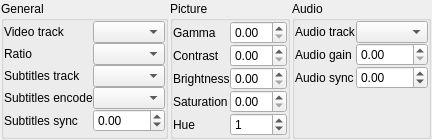
               <widget class="QWidget" name="mediaSettingsWidget" native="true">
                <layout class="QHBoxLayout" name="horizontalLayout_7">
                 <property name="spacing">
                  <number>0</number>
                 </property>
                 <property name="margin">
                  <number>0</number>
                 </property>
                 <item>
                  <widget class="QFrame" name="frame">
                   <property name="frameShape">
                    <enum>QFrame::NoFrame</enum>
                   </property>
                   <property name="frameShadow">
                    <enum>QFrame::Raised</enum>
                   </property>
                   <layout class="QVBoxLayout" name="verticalLayout_10">
                    <property name="spacing">
                     <number>0</number>
                    </property>
                    <property name="margin">
                     <number>1</number>
                    </property>
                    <item>
                     <widget class="QGroupBox" name="groupBox_3">
                      <property name="sizePolicy">
                       <sizepolicy hsizetype="Expanding" vsizetype="Expanding">
                        <horstretch>0</horstretch>
                        <verstretch>0</verstretch>
                       </sizepolicy>
                      </property>
                      <property name="autoFillBackground">
                       <bool>false</bool>
                      </property>
                      <property name="title">
                       <string>General</string>
                      </property>
                      <layout class="QVBoxLayout" name="verticalLayout_11">
                       <property name="spacing">
                        <number>0</number>
                       </property>
                       <property name="margin">
                        <number>0</number>
                       </property>
                       <item>
                        <layout class="QFormLayout" name="formLayout_4">
                         <property name="fieldGrowthPolicy">
                          <enum>QFormLayout::AllNonFixedFieldsGrow</enum>
                         </property>
                         <property name="formAlignment">
                          <set>Qt::AlignHCenter|Qt::AlignTop</set>
                         </property>
                         <property name="horizontalSpacing">
                          <number>0</number>
                         </property>
                         <property name="verticalSpacing">
                          <number>0</number>
                         </property>
                         <item row="1" column="0">
                          <widget class="QLabel" name="videoTrackLabel">
                           <property name="text">
                            <string>Video track</string>
                           </property>
                          </widget>
                         </item>
                         <item row="1" column="1">
                          <widget class="QComboBox" name="videoTrackComboBox">
                           <property name="sizePolicy">
                            <sizepolicy hsizetype="Expanding" vsizetype="Fixed">
                             <horstretch>0</horstretch>
                             <verstretch>0</verstretch>
                            </sizepolicy>
                           </property>
                          </widget>
                         </item>
                         <item row="4" column="0">
                          <widget class="QLabel" name="ratioLabel">
                           <property name="text">
                            <string>Ratio</string>
                           </property>
                          </widget>
                         </item>
                         <item row="4" column="1">
                          <widget class="QComboBox" name="ratioComboBox">
                           <property name="sizePolicy">
                            <sizepolicy hsizetype="Expanding" vsizetype="Fixed">
                             <horstretch>0</horstretch>
                             <verstretch>0</verstretch>
                            </sizepolicy>
                           </property>
                          </widget>
                         </item>
                         <item row="7" column="1">
                          <widget class="QComboBox" name="subtitlesTrackComboBox">
                           <property name="sizePolicy">
                            <sizepolicy hsizetype="Expanding" vsizetype="Fixed">
                             <horstretch>0</horstretch>
                             <verstretch>0</verstretch>
                            </sizepolicy>
                           </property>
                          </widget>
                         </item>
                         <item row="7" column="0">
                          <widget class="QLabel" name="subtitlesTrackLabel">
                           <property name="text">
                            <string>Subtitles track</string>
                           </property>
                          </widget>
                         </item>
                         <item row="10" column="1">
                          <widget class="QDoubleSpinBox" name="subtitlesSyncSpinBox">
                           <property name="sizePolicy">
                            <sizepolicy hsizetype="Expanding" vsizetype="Fixed">
                             <horstretch>0</horstretch>
                             <verstretch>0</verstretch>
                            </sizepolicy>
                           </property>
                           <property name="minimum">
                            <double>-99.900000000000006</double>
                           </property>
                          </widget>
                         </item>
                         <item row="10" column="0">
                          <widget class="QLabel" name="subtitlesSyncLabel">
                           <property name="text">
                            <string>Subtitles sync</string>
                           </property>
                          </widget>
                         </item>
                         <item row="9" column="1">
                          <widget class="QComboBox" name="subtitlesEncodecomboBox"/>
                         </item>
                         <item row="9" column="0">
                          <widget class="QLabel" name="label_SubtiltesEncode">
                           <property name="text">
                            <string>Subtitles encode</string>
                           </property>
                          </widget>
                         </item>
                        </layout>
                       </item>
                      </layout>
                     </widget>
                    </item>
                   </layout>
                  </widget>
                 </item>
                 <item>
                  <widget class="QFrame" name="frame_2">
                   <property name="frameShape">
                    <enum>QFrame::NoFrame</enum>
                   </property>
                   <property name="frameShadow">
                    <enum>QFrame::Raised</enum>
                   </property>
                   <layout class="QVBoxLayout" name="verticalLayout_12">
                    <property name="spacing">
                     <number>0</number>
                    </property>
                    <property name="margin">
                     <number>1</number>
                    </property>
                    <item>
                     <widget class="QGroupBox" name="groupBox_4">
                      <property name="sizePolicy">
                       <sizepolicy hsizetype="Expanding" vsizetype="Expanding">
                        <horstretch>0</horstretch>
                        <verstretch>0</verstretch>
                       </sizepolicy>
                      </property>
                      <property name="title">
                       <string>Picture</string>
                      </property>
                      <layout class="QVBoxLayout" name="verticalLayout_13" stretch="0">
                       <property name="spacing">
                        <number>0</number>
                       </property>
                       <property name="margin">
                        <number>0</number>
                       </property>
                       <item>
                        <layout class="QFormLayout" name="formLayout">
                         <property name="formAlignment">
                          <set>Qt::AlignHCenter|Qt::AlignTop</set>
                         </property>
                         <property name="horizontalSpacing">
                          <number>0</number>
                         </property>
                         <property name="verticalSpacing">
                          <number>0</number>
                         </property>
                         <item row="0" column="0">
                          <widget class="QLabel" name="gammaLabel">
                           <property name="text">
                            <string>Gamma</string>
                           </property>
                          </widget>
                         </item>
                         <item row="2" column="0">
                          <widget class="QLabel" name="brightnessLabel">
                           <property name="text">
                            <string>Brightness</string>
                           </property>
                          </widget>
                         </item>
                         <item row="3" column="0">
                          <widget class="QLabel" name="saturationLabel">
                           <property name="text">
                            <string>Saturation</string>
                           </property>
                          </widget>
                         </item>
                         <item row="4" column="0">
                          <widget class="QLabel" name="hueLabel">
                           <property name="text">
                            <string>Hue</string>
                           </property>
                          </widget>
                         </item>
                         <item row="4" column="1">
                          <widget class="QSpinBox" name="hueSpinBox">
                           <property name="sizePolicy">
                            <sizepolicy hsizetype="Expanding" vsizetype="Fixed">
                             <horstretch>0</horstretch>
                             <verstretch>0</verstretch>
                            </sizepolicy>
                           </property>
                           <property name="minimum">
                            <number>0</number>
                           </property>
                           <property name="maximum">
                            <number>20</number>
                           </property>
                           <property name="value">
                            <number>1</number>
                           </property>
                          </widget>
                         </item>
                         <item row="0" column="1">
                          <widget class="QDoubleSpinBox" name="gammaSpinBox">
                           <property name="sizePolicy">
                            <sizepolicy hsizetype="Expanding" vsizetype="Fixed">
                             <horstretch>0</horstretch>
                             <verstretch>0</verstretch>
                            </sizepolicy>
                           </property>
                           <property name="maximum">
                            <double>10.000000000000000</double>
                           </property>
                           <property name="singleStep">
                            <double>0.100000000000000</double>
                           </property>
                          </widget>
                         </item>
                         <item row="1" column="1">
                          <widget class="QDoubleSpinBox" name="contrastSpinBox">
                           <property name="sizePolicy">
                            <sizepolicy hsizetype="Expanding" vsizetype="Fixed">
                             <horstretch>0</horstretch>
                             <verstretch>0</verstretch>
                            </sizepolicy>
                           </property>
                           <property name="maximum">
                            <double>2.000000000000000</double>
                           </property>
                           <property name="singleStep">
                            <double>0.100000000000000</double>
                           </property>
                          </widget>
                         </item>
                         <item row="2" column="1">
                          <widget class="QDoubleSpinBox" name="brightnessSpinBox">
                           <property name="sizePolicy">
                            <sizepolicy hsizetype="Expanding" vsizetype="Fixed">
                             <horstretch>0</horstretch>
                             <verstretch>0</verstretch>
                            </sizepolicy>
                           </property>
                           <property name="maximum">
                            <double>2.000000000000000</double>
                           </property>
                           <property name="singleStep">
                            <double>0.100000000000000</double>
                           </property>
                          </widget>
                         </item>
                         <item row="3" column="1">
                          <widget class="QDoubleSpinBox" name="saturationSpinBox">
                           <property name="sizePolicy">
                            <sizepolicy hsizetype="Expanding" vsizetype="Fixed">
                             <horstretch>0</horstretch>
                             <verstretch>0</verstretch>
                            </sizepolicy>
                           </property>
                           <property name="maximum">
                            <double>3.000000000000000</double>
                           </property>
                           <property name="singleStep">
                            <double>0.100000000000000</double>
                           </property>
                          </widget>
                         </item>
                         <item row="1" column="0">
                          <widget class="QLabel" name="contrastLabel">
                           <property name="text">
                            <string>Contrast</string>
                           </property>
                          </widget>
                         </item>
                        </layout>
                       </item>
                      </layout>
                     </widget>
                    </item>
                   </layout>
                  </widget>
                 </item>
                 <item>
                  <widget class="QFrame" name="frame_3">
                   <property name="frameShape">
                    <enum>QFrame::NoFrame</enum>
                   </property>
                   <property name="frameShadow">
                    <enum>QFrame::Raised</enum>
                   </property>
                   <layout class="QVBoxLayout" name="verticalLayout_14">
                    <property name="spacing">
                     <number>0</number>
                    </property>
                    <property name="margin">
                     <number>1</number>
                    </property>
                    <item>
                     <widget class="QGroupBox" name="groupBox_5">
                      <property name="sizePolicy">
                       <sizepolicy hsizetype="Expanding" vsizetype="Expanding">
                        <horstretch>0</horstretch>
                        <verstretch>0</verstretch>
                       </sizepolicy>
                      </property>
                      <property name="title">
                       <string>Audio</string>
                      </property>
                      <layout class="QVBoxLayout" name="verticalLayout_15">
                       <property name="spacing">
                        <number>0</number>
                       </property>
                       <property name="margin">
                        <number>0</number>
                       </property>
                       <item>
                        <layout class="QFormLayout" name="formLayout_2">
                         <property name="fieldGrowthPolicy">
                          <enum>QFormLayout::AllNonFixedFieldsGrow</enum>
                         </property>
                         <property name="formAlignment">
                          <set>Qt::AlignHCenter|Qt::AlignTop</set>
                         </property>
                         <property name="horizontalSpacing">
                          <number>0</number>
                         </property>
                         <property name="verticalSpacing">
                          <number>0</number>
                         </property>
                         <item row="6" column="0">
                          <widget class="QLabel" name="audioTrackLabel">
                           <property name="text">
                            <string>Audio track</string>
                           </property>
                          </widget>
                         </item>
                         <item row="6" column="1">
                          <widget class="QComboBox" name="audioTrackComboBox">
                           <property name="sizePolicy">
                            <sizepolicy hsizetype="Expanding" vsizetype="Fixed">
                             <horstretch>0</horstretch>
                             <verstretch>0</verstretch>
                            </sizepolicy>
                           </property>
                          </widget>
                         </item>
                         <item row="7" column="0">
                          <widget class="QLabel" name="audioGainLabel">
                           <property name="text">
                            <string>Audio gain</string>
                           </property>
                          </widget>
                         </item>
                         <item row="7" column="1">
                          <widget class="QDoubleSpinBox" name="audioGainDoubleSpinBox">
                           <property name="sizePolicy">
                            <sizepolicy hsizetype="Expanding" vsizetype="Fixed">
                             <horstretch>0</horstretch>
                             <verstretch>0</verstretch>
                            </sizepolicy>
                           </property>
                           <property name="maximum">
                            <double>3.010000000000000</double>
                           </property>
                           <property name="singleStep">
                            <double>0.010000000000000</double>
                           </property>
                          </widget>
                         </item>
                         <item row="8" column="0">
                          <widget class="QLabel" name="audioSyncLabel">
                           <property name="text">
                            <string>Audio sync</string>
                           </property>
                          </widget>
                         </item>
                         <item row="8" column="1">
                          <widget class="QDoubleSpinBox" name="audioSyncDoubleSpinBox">
                           <property name="sizePolicy">
                            <sizepolicy hsizetype="Expanding" vsizetype="Fixed">
                             <horstretch>0</horstretch>
                             <verstretch>0</verstretch>
                            </sizepolicy>
                           </property>
                           <property name="minimum">
                            <double>-99.989999999999995</double>
                           </property>
                          </widget>
                         </item>
                        </layout>
                       </item>
                      </layout>
                     </widget>
                    </item>
                   </layout>
                  </widget>
                 </item>
                </layout>
               </widget>
